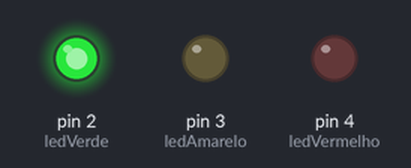
This sketch was run on a simulated Arduino Uno, built with avr-gcc and run on an emulated ATmega328P. Shown: output pins drawn as LEDs (lit = HIGH).

Above: at 0.5 s.
At 1.5 s:
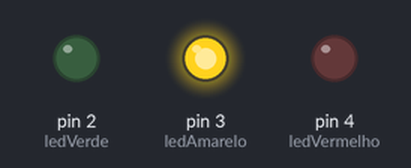
At 5.5 s:
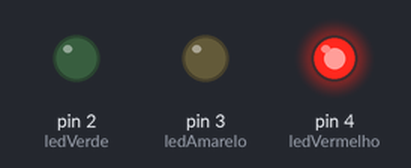
Timing chart, 0 to 6.9 s (numbered marks = the images above):
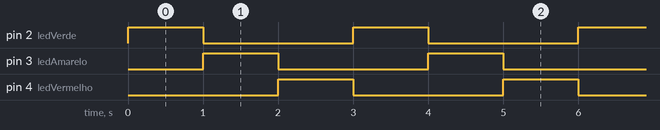

Measured:
- by itself, pin 2 (ledVerde), pin 3 (ledAmarelo), pin 4 (ledVermelho): alternates HIGH for 1.0 s and LOW for 2.0 s
- by itself, everything shown: repeats every 3.0 s, in 4 steps

The sketch:

semaforo_simples.ino
```cpp
// variaveis

int ledVerde 	  = 2;
int ledAmarelo 	= 3;
int ledVermelho = 4;

void setup() {
  // put your setup code here, to run once:

  pinMode(ledVerde, OUTPUT);
  pinMode(ledAmarelo, OUTPUT);
  pinMode(ledVermelho, OUTPUT);

  // Garante que todos os Leds estarao apagados quando o Arduino ligar
  digitalWrite(ledVerde, LOW);
  digitalWrite(ledAmarelo, LOW);
  digitalWrite(ledVermelho, LOW);

}

void loop() {
  // put your main code here, to run repeatedly:

  // Acende e apaga o LEd Verde
  digitalWrite(ledVerde, HIGH);
  delay(1000);
  digitalWrite(ledVerde, LOW);

  // Acende e apaga o Led Amarelo
  digitalWrite(ledAmarelo, HIGH);
  delay(1000);
  digitalWrite(ledAmarelo, LOW);

  // Acende e apaga o Led Vermelho
  digitalWrite(ledVermelho, HIGH);
  delay(1000);
  digitalWrite(ledVermelho, LOW);

}
```
